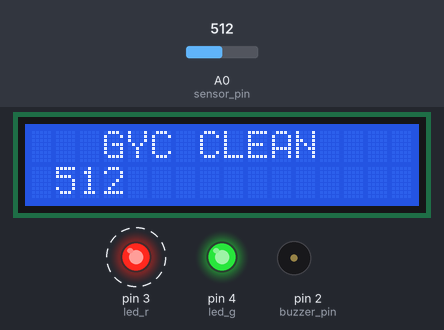
Bench run of a sketch on a simulated Arduino Uno, built with avr-gcc and run on an emulated ATmega328P. Shown: 16×2 character LCD, output pins drawn as LEDs (lit = HIGH), buzzer (waves = sounding). Dashed ring = blinking. The inputs (shaded band) are chosen by the test bench; at power-on: A0 (sensor_pin) = 512. What the sketch prints to the serial monitor is not drawn.

Above: at 7.2 s.
7.3 s: A0 (sensor_pin) set to 313
At 10.4 s:
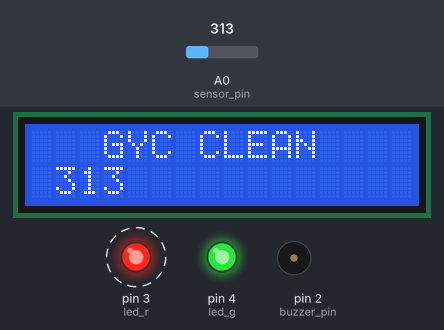
11.7 s: A0 (sensor_pin) set to 290
At 14.1 s:
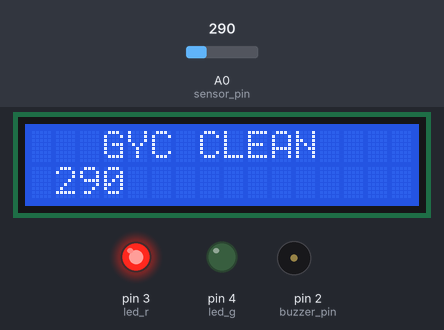
14.6 s: A0 (sensor_pin) set to 122
At 16.5 s:
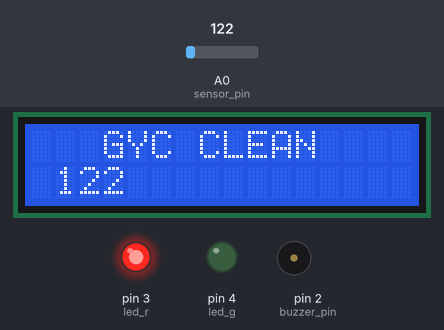
Timing chart, 0 to 18.0 s (numbered marks = the images above; inputs shaded):
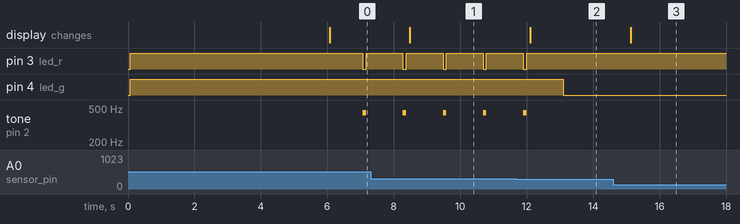

The sketch:

gyclean.ino
```cpp
#define sensor_pin A0
#define buzzer_pin 2
//RGB LED'imizin çıkış pinlerini tanımlıyoruz:
#define led_r 3
#define led_g 4
//#define led_b 7
//Sensörün çalışması için gerekli ön ısıtma süresini 5sn olarak belirliyoruz
#define preheat_time 5000
//Alarmın çalması için gerekli eşik değerini 300 olarak belirliyoruz.
#define threshold 300

#include <LiquidCrystal.h>
LiquidCrystal lcd (9,10,11,12,13,5);


const int in1=8;
const int in2 =7;


void setup() {

  lcd.begin(16,2);

  // put your setup code here, to run once:
pinMode(buzzer_pin, OUTPUT);
pinMode(led_r, OUTPUT);
pinMode(led_g, OUTPUT);
//pinMode(led_b, OUTPUT);
//Varsayılan olarak LED'in sönük kalmasını sağlıyoruz
digitalWrite(led_r, HIGH);
digitalWrite(led_g, HIGH);
//digitalWrite(led_b, HIGH);
//Sensör değerini seri monitörden görebilmemiz için seri haberleşmeyi başlatıyoruz:
Serial.begin(9600);
//İlk 5sn boyunca sensörün ısınmasını bekliyoruz. Bu esnada LED mavi renkte yanıyor:
Serial.println("Sensor isitiliyor...");
//digitalWrite(led_b, LOW);
delay(preheat_time);
//Isıma işlemi için gereken 5sn süre tamamlandığında mavi LED'i söndürüyoruz:
//digitalWrite(led_b, HIGH);
delay(1000);
}

void loop() {
  // put your main code here, to run repeatedly:
//analogRead() fonksiyonu ile sensör değerini ölçüyoruz ve bir değişken içerisinde tutuyoruz:
int sensorValue = analogRead(sensor_pin);
//Sensör değeri belirlediğimiz eşik değerinden yüksek ise alarm() fonksiyonunu çağırıyoruz:

lcd.clear();
lcd.home();
lcd.print("   GYC CLEAN");
lcd.setCursor(1,1);
lcd.print( sensorValue);
//lcd.print("sensorValue");
delay(1000);


if (sensorValue >= threshold)
{
digitalWrite (in1,HIGH);
digitalWrite(in2,LOW);

}
else {
digitalWrite (in1,LOW);
digitalWrite(in2,LOW);
}

//Alarmın çalmadığı durumda LED'in yeşil yanmasını istiyoruz:
if (sensorValue >= threshold) {

alarm(100);

}
else {
digitalWrite(led_g, LOW);
//Sensör değerini bilgisayarımızdan görebilmek için seri monitöre yazıyoruz:
Serial.println(sensorValue);
delay(1);


}


}
//Alarm fonksiyonumuzu tanımlıyoruz. Bu fonksiyon parametre olarak buzzerın ötüp ve LED'in yanıp söneceği süreyi almakta.

void alarm(unsigned int duration)
{
//Buzzer'ın 440Hz'te (la notası) ses üretmesini istiyoruz:
tone(buzzer_pin, 440);
//Normal durumda yeşil yanmakta olan LED'i söndürüp kırmızı renkte yakıyoruz:
digitalWrite(led_r, LOW);
digitalWrite(led_g, HIGH);
delay(duration);
noTone(buzzer_pin);
digitalWrite(led_r, HIGH);
digitalWrite(led_g, HIGH);
delay(duration);
}
```

Measured:
- the behaviour switches between 300 and 299 on A0 (sensor_pin) (found by bisection; images 1 and 2)
- after the input at 7.3 s, the display: changes after 1.2 s (image 1)
- after the input at 11.7 s, pin 3 (led_r): goes on until 12.0 s, then stays HIGH; pin 4 (led_g): HIGH → LOW after 1.4 s; tone on pin 2 (buzzer_pin): goes on until 12.0 s, then stays silent; the display: changes after 0.40 s (image 2)
- after the input at 14.6 s, the display: changes after 0.53 s (image 3)
- by itself, pin 3 (led_r): alternates HIGH for 1.1 s and LOW for 0.10 s
- by itself, tone on pin 2 (buzzer_pin): alternates 440 Hz for 0.10 s and silent for 1.1 s
